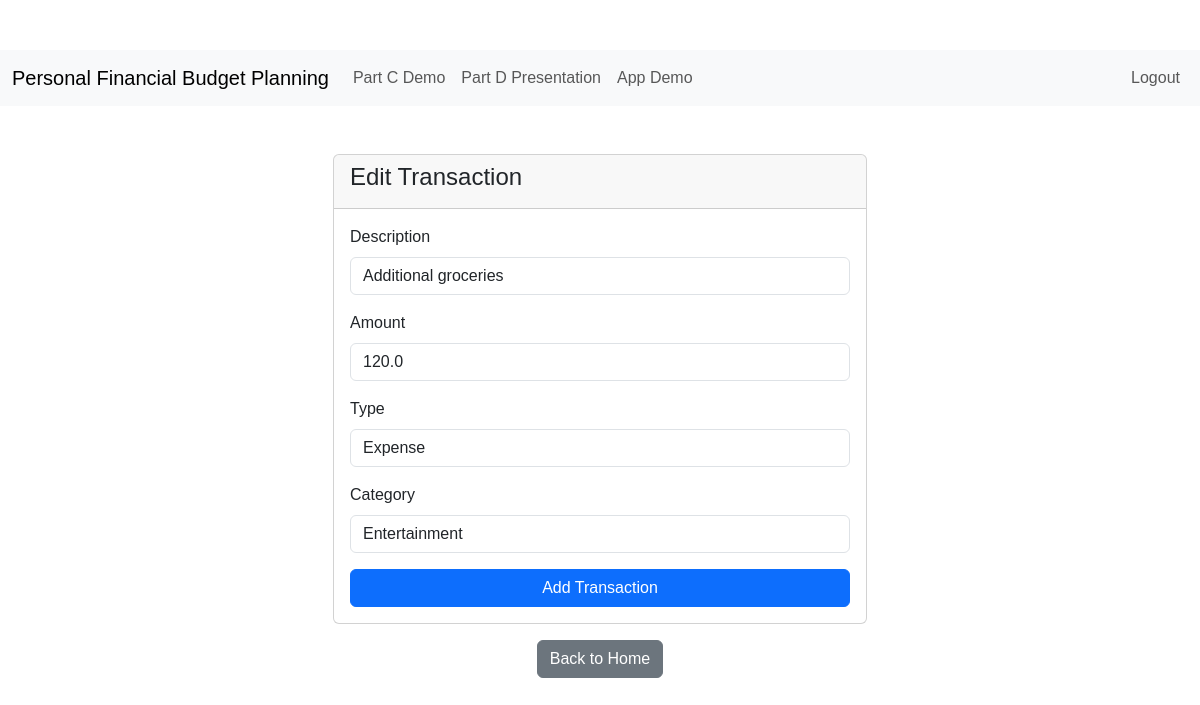
Page /edit_transaction/29 (signed in) on the committed database.
### my_paldea/paldea_app/models.py (models this page shows, shortened)
class Transaction(db.Model):
    id = db.Column(db.Integer, primary_key=True)
    description = db.Column(db.String(200), nullable=False)
    amount = db.Column(db.Float, nullable=False)
    type = db.Column(db.String(20), nullable=False)  # 'income' or 'expense'
    category_id = db.Column(db.Integer, db.ForeignKey('category.id'), nullable=True)
    date = db.Column(db.DateTime, default=datetime.utcnow)
    user_id = db.Column(db.Integer, db.ForeignKey('user.id'), nullable=False)
    category = db.relationship('Category', backref='transactions')

### my_paldea/paldea_app/views.py (the view, shortened to what this page needs)
@paldea_app.route('/edit_transaction/<int:transaction_id>', methods=['GET', 'POST'])
@login_required
def edit_transaction(transaction_id):
    transaction = Transaction.query.get_or_404(transaction_id)
    if transaction.user_id != current_user.id:
        flash('You do not have permission to edit this transaction.', 'danger')
        return redirect(url_for('paldea_app.home'))
    form = TransactionForm()
    categories = Category.query.all()
    form.category.choices = [(c.id, c.name) for c in categories]
    if request.method == 'GET':
        form.description.data = transaction.description
        form.amount.data = transaction.amount
        form.type.data = transaction.type
        form.category.data = transaction.category_id
    return render_template('edit_transaction.html', form=form, transaction=transaction)

### my_paldea/paldea_app/models.py
class TransactionForm(FlaskForm):
    description = StringField('Description', validators=[InputRequired(), Length(min=1, max=200)])
    amount = FloatField('Amount', validators=[InputRequired()])
    type = SelectField('Type', choices=[('income', 'Income'), ('expense', 'Expense')], validators=[InputRequired()])
    category = SelectField('Category', coerce=int, validators=[InputRequired()])
    submit = SubmitField('Add Transaction')

### my_paldea/paldea_app/models.py (called while the page is built)
    @property
    def is_authenticated(self):
        return True

### my_paldea/paldea_app/views.py (called while the page is built)
@login_manager.user_loader
def load_user(id):
    return User.query.get(int(id))

@paldea_app.before_request
def get_current_user():
    g.user = current_user

### my_paldea/templates/edit_transaction.html (shortened to what this page needs)
{% extends 'base.html' %}
{% block container %}
<div class="container mt-5">
    <div class="row justify-content-center">
        <div class="col-md-6">
            <div class="card">
                <div class="card-header">
                    <h4>Edit Transaction</h4>
                </div>
                <div class="card-body">
                    <form method="POST">
                        <div class="mb-3">
                            {{ form.description.label(class="form-label") }}
                            {{ form.description(class="form-control", placeholder="Transaction description") }}
                        </div>
                        <div class="mb-3">
                            {{ form.amount.label(class="form-label") }}
                            {{ form.amount(class="form-control", placeholder="Amount") }}
                        </div>
                        <div class="mb-3">
                            {{ form.type.label(class="form-label") }}
                            {{ form.type(class="form-control") }}
                        </div>
                        <div class="mb-3">
                            {{ form.category.label(class="form-label") }}
                            {{ form.category(class="form-control") }}
                        </div>
                        {{ form.submit(class="btn btn-primary w-100") }}
                    </form>
                </div>
            </div>
            <div class="text-center mt-3">
                <a href="{{ url_for('paldea_app.home') }}" class="btn btn-secondary">Back to Home</a>
            </div>
        </div>
    </div>
</div>
{% endblock %}

### my_paldea/static/css/main.css (style rules this page uses)
body { padding-top: 50px; font-family: Arial, sans-serif; }

### rows in the picture
Transaction: description "Additional groceries", amount "120.0", type "Expense", category "Entertainment"
